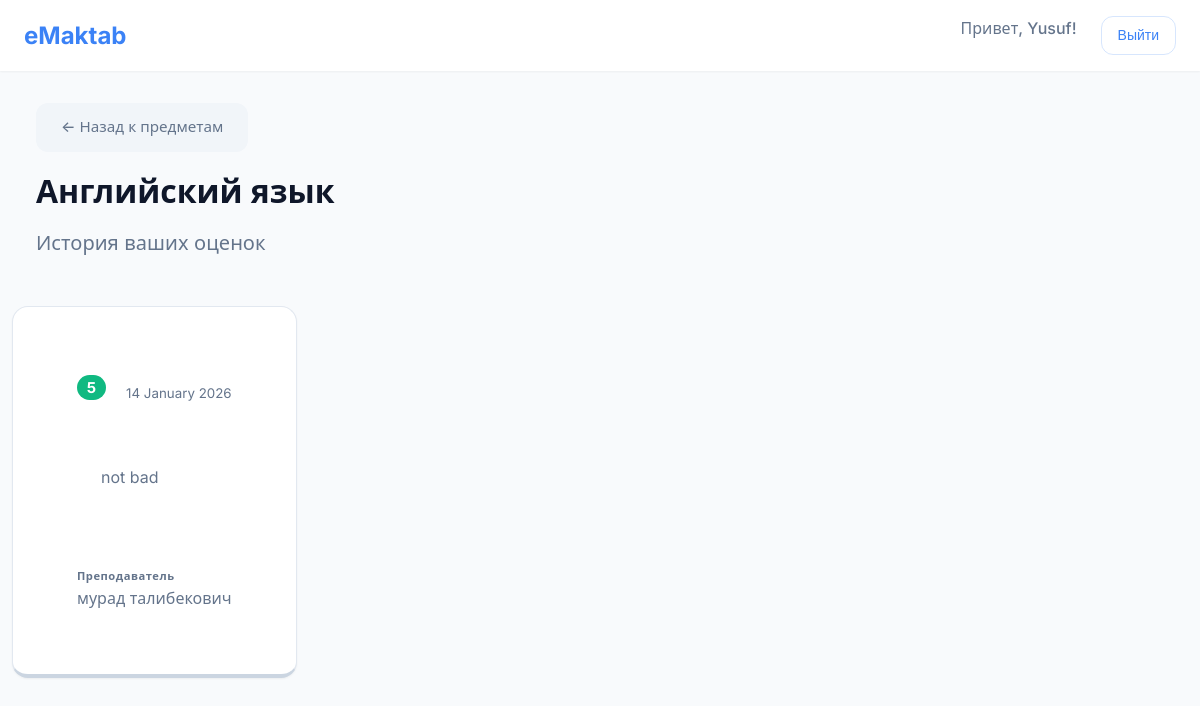
The app's page /student/subject/36/ (signed in) with its own data.
### app/models.py (models this page shows, shortened)
class Subject(models.Model):
    name = models.CharField(max_length=100)

class Grade(models.Model):
    subject = models.ForeignKey(
        Subject,
        on_delete=models.CASCADE,
        related_name='grades'
    )
    student = models.ForeignKey(
        User,
        on_delete=models.CASCADE,
        related_name='grades'
    )
    teacher = models.ForeignKey(
        User,
        on_delete=models.SET_NULL,
        null=True,
        related_name='given_grades'
    )
    value = models.IntegerField()
    comment = models.CharField(max_length=255, blank=True)
    date = models.DateField(auto_now_add=True)

### app/views.py (the view)
# urls.py: path('student/subject/<int:subject_id>/', subject_detail, name='subject_detail'),
@login_required(login_url='register')
def subject_detail(request, subject_id):
    profile = getattr(request.user, 'profile', None)
    if not profile or profile.role != 'student':
        return redirect('home')
    subject = Subject.objects.get(id=subject_id)
    grades = subject.grades.filter(student=request.user).order_by('-date')
    return render(request, 'subject_detail.html', {
        'subject': subject,
        'grades': grades
    })

### app/templates/subject_detail.html
{% extends 'base.html' %}
{% block content %}
<div class="row">
    <div class="col-12 mb-4">
        <div class="col-12 mb-4">
            <a href="{% url 'subject_list' %}" class="btn btn-secondary mb-3">&larr; Назад к предметам</a>
            <h1>{{ subject.name }}</h1>
            <p class="lead text-muted">История ваших оценок</p>
        </div>
    </div>
    <div class="row">
        <div class="col-12">
            {% if grades %}
            <div class="row">
                {% for grade in grades %}
                <div class="col-12 mb-4">
                    <div class="card card-3d">
                        <div class="card-body">
                            <div class="d-flex justify-content-between align-items-center mb-4">
                                <h5 class="card-title mb-0">
                                    <span class="badge
                                        {% if grade.value >= 4 %}bg-success
                                        {% elif grade.value == 3 %}bg-warning
                                        {% else %}bg-danger{% endif %} rounded-pill fs-4 px-4 py-2">
                                        {{ grade.value }}
                                    </span>
                                </h5>
                                <small class="text-muted fw-medium">{{ grade.date|date:"d F Y" }}</small>
                            </div>
                            <div class="p-4 rounded-3 bg-light mb-4 border border-light">
                                {% if grade.comment %}
                                <p class="card-text mb-0 fs-5 text-dark" style="line-height:1.6;">{{ grade.comment }}
                                </p>
                                {% else %}
                                <p class="card-text mb-0 text-muted fst-italic">Нет описания к оценке</p>
                                {% endif %}
                            </div>
                            <div class="d-flex align-items-center pt-3 border-top">
                                <div class="small text-muted">
                                    <span class="text-uppercase fw-bold x-small"
                                        style="font-size: 0.7rem; letter-spacing: 0.5px;">Преподаватель</span>
                                    <div class="text-dark fw-medium mt-1">
                                        {{ grade.teacher.first_name }} {{ grade.teacher.last_name }}
                                    </div>
                                </div>
                            </div>
                        </div>
                    </div>
                </div>
                {% endfor %}
            </div>
            {% else %}
            <div class="alert alert-info">По этому предмету пока нет оценок.</div>
            {% endif %}
        </div>
    </div>
    {% endblock %}

### app/templates/base.html (shortened to what this page needs)
{% load static %}
<!DOCTYPE html>
<html lang="ru">
<head>
    <link href="{% static 'css/style.css' %}" rel="stylesheet">
</head>
<body>
    <nav class="navbar">
        <div class="container">
            <a class="navbar-brand" href="/">eMaktab</a>
            <div class="navbar-nav ms-auto">
                {% if user.is_authenticated %}
                <span class="nav-link">Привет, {{ user.first_name|default:user.username }}!</span>
                <form action="{% url 'logout' %}" method="post" class="d-inline">
                    <button type="submit" class="btn btn-outline-light btn-sm">Выйти</button>
                </form>
                {% else %}
                <a href="{% url 'login' %}" class="btn btn-outline-light btn-sm me-2">Войти</a>
                <a href="{% url 'register' %}" class="btn btn-primary btn-sm">Регистрация</a>
                {% endif %}
            </div>
        </div>
    </nav>
    <div class="container">
        {% block content %}
        {% endblock %}
    </div>
</body>
</html>

### static/css/style.css (style rules this page uses)
:root { --primary: #3B82F6; --primary-hover: #2563EB; --secondary: #64748B; --success: #10B981; --danger: #EF4444; --bg-body: #F8FAFC; --bg-card: #FFFFFF; --bg-input: #F1F5F9; --text-main: #0F172A; --text-muted: #64748B; --text-white: #FFFFFF; --radius-sm: 8px; --radius-md: 12px; --radius-lg: 16px; --shadow-sm: 0 1px 2px 0 rgb(0 0 0 / 0.05); --shadow-md: 0 4px 6px -1px rgb(0 0 0 / 0.1), 0 2px 4px -2px rgb(0 0 0 / 0.1); --shadow-lg: 0 10px 15px -3px rgb(0 0 0 / 0.1), 0 4px 6px -4px rgb(0 0 0 / 0.1); --transition: all 0.2s cubic-bezier(0.4, 0, 0.2, 1); }
*, *::before, *::after { box-sizing: border-box; margin: 0; padding: 0; }
body { font-family: 'Inter', system-ui, -apple-system, sans-serif; background-color: var(--bg-body); color: var(--text-main); line-height: 1.5; -webkit-font-smoothing: antialiased; min-height: 100vh; }
a { color: var(--primary); text-decoration: none; transition: var(--transition); }
h1, h2, h3, h4, h5, h6 { color: var(--text-main); font-weight: 600; margin-bottom: 0.75rem; }
.container { width: 100%; max-width: 1200px; margin-left: auto; margin-right: auto; padding-left: 1.5rem; padding-right: 1.5rem; }
.row { display: flex; flex-wrap: wrap; margin-left: -0.75rem; margin-right: -0.75rem; }
[class^="col-"] { padding-left: 0.75rem; padding-right: 0.75rem; width: 100%; }
.d-flex { display: flex !important; }
.justify-content-between { justify-content: space-between !important; }
.align-items-center { align-items: center !important; }
.mb-3 { margin-bottom: 1rem !important; }
.mb-4 { margin-bottom: 1.5rem !important; }
.ms-auto { margin-left: auto !important; }
.p-4 { padding: 1.5rem !important; }
.card { background: var(--bg-card); border-radius: var(--radius-lg); box-shadow: var(--shadow-sm); border: 1px solid rgba(0, 0, 0, 0.05); padding: 2rem; transition: var(--transition); height: 100%; }
.card-title { font-size: 1.25rem; margin-bottom: 1rem; color: var(--text-main); }
.card-text { color: var(--text-muted); margin-bottom: 1.5rem; }
.card-3d { background: #ffffff !important; border: 1px solid #e2e8f0 !important; border-bottom: 4px solid #cbd5e1 !important; border-radius: 16px; transition: all 0.1s ease-in-out; position: relative; top: 0; text-decoration: none; display: block; height: 100%; }
.card-3d .card-body { padding: 2rem; }
.btn { display: inline-flex; align-items: center; justify-content: center; font-weight: 500; text-align: center; white-space: nowrap; vertical-align: middle; user-select: none; padding: 0.75rem 1.5rem; font-size: 0.95rem; line-height: 1.5; border-radius: var(--radius-md); transition: var(--transition); cursor: pointer; border: 1px solid transparent; }
.btn-sm { padding: 0.5rem 1rem; font-size: 0.875rem; }
.btn-outline-light { color: var(--primary); background-color: transparent; border-color: rgba(59, 130, 246, 0.2); }
.btn-secondary { background-color: var(--bg-input); color: var(--text-muted); }
.navbar { background-color: var(--bg-card); padding: 1rem 0; box-shadow: var(--shadow-sm); position: sticky; top: 0; z-index: 1000; margin-bottom: 2rem; }
.navbar .container { display: flex; align-items: center; justify-content: space-between; }
.navbar-brand { font-size: 1.5rem; font-weight: 700; color: var(--primary); text-decoration: none; }
.navbar-nav { display: flex; gap: 1.5rem; }
.nav-link { color: var(--text-muted); font-weight: 500; }
.text-muted { color: var(--text-muted) !important; }
.fw-bold { font-weight: 700 !important; }
.badge { display: inline-block; padding: 0.35em 0.65em; font-size: 0.75em; font-weight: 700; line-height: 1; text-align: center; white-space: nowrap; vertical-align: baseline; border-radius: 999px; }
.bg-success { background-color: var(--success) !important; color: white; }
.card-body { padding: 1rem; }
.lead { font-size: 1.25rem; font-weight: 300; }

### records on screen
Subject: name "Английский язык"
Grade: value "5", date "14 January 2026", comment "not bad", teacher.first_name "мурад", teacher.last_name "талибекович"

### other values on screen
{{ user.first_name|default:user.username }} "Yusuf"
